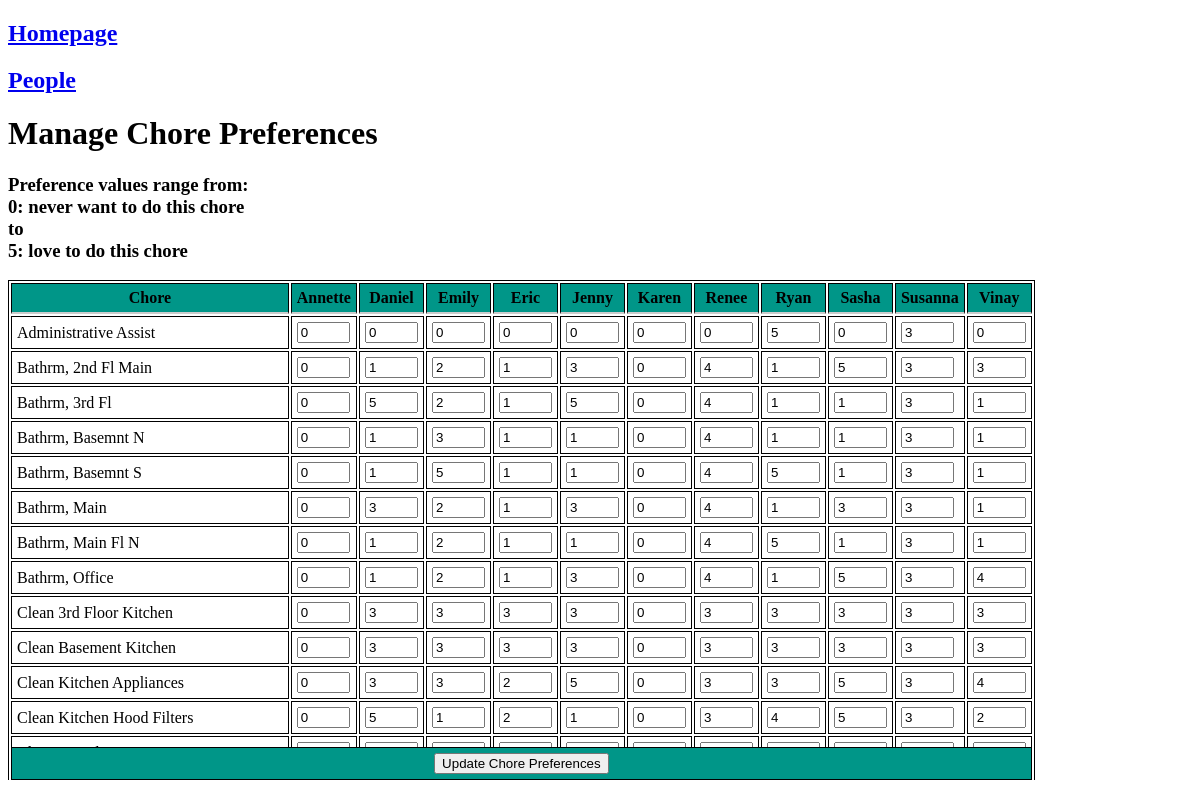
The page /prefs on the database as committed earlier.
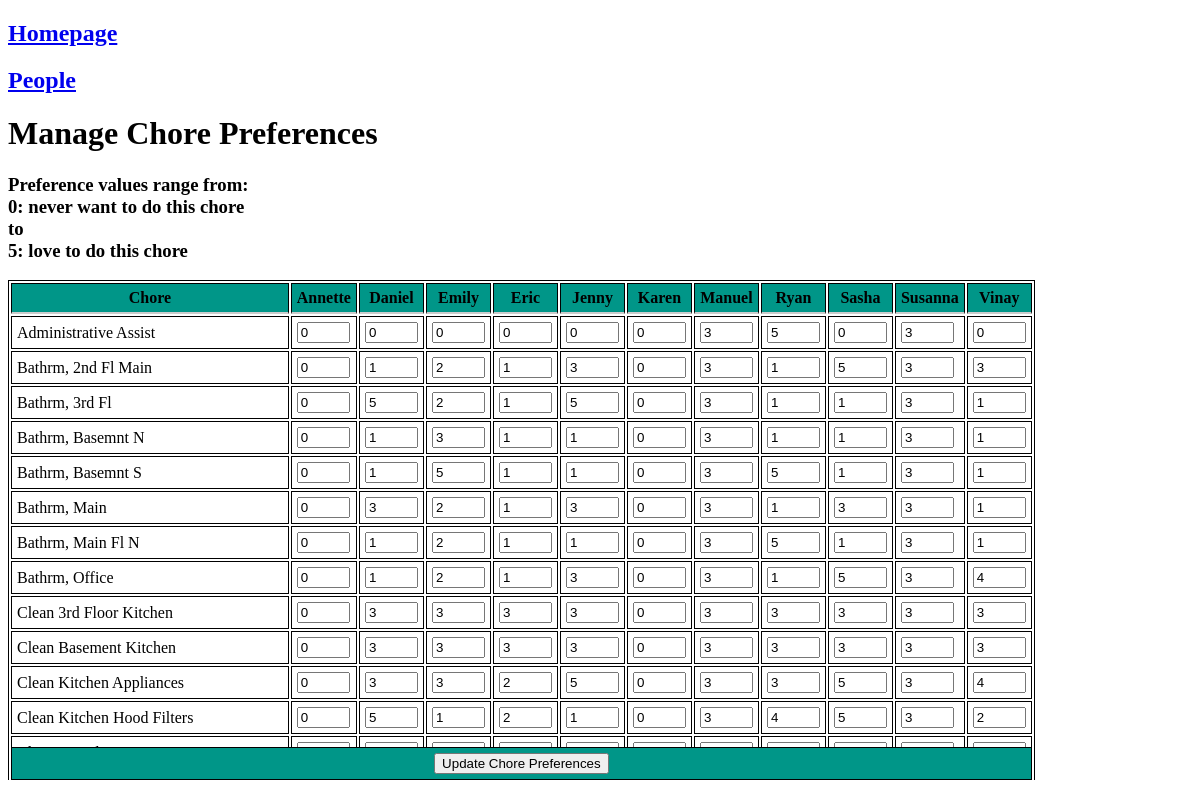
The same page on the database as committed later.
### tables this page shows
CREATE TABLE "people" (
"id" INTEGER,
  "first_name" TEXT,
  "last_name" TEXT,
  "load_fraction" REAL,
  "parent" INTEGER,
  "active" INTEGER,
  "email" TEXT
);

CREATE TABLE "preferences" (
"id" INTEGER,
  "task" TEXT,
  "task_type" TEXT,
  "person_id" INTEGER,
  "preference" INTEGER
);

### chore_chart.py (the view)
@app.route("/prefs", methods=["GET", "POST"])
def prefs():
    with sqlite3.connect(db) as con:
        cur = con.cursor()
        if request.method == 'POST':
            for pref_id, value in request.form.items():
                cur.execute(f"UPDATE preferences SET preference = {value} WHERE id = {pref_id}")
            con.commit()
        people = pd.read_sql(con=con, sql = f"SELECT * FROM people WHERE active")
        people = people.rename(columns = {'id': 'person_id'})
        prefs = pd.read_sql(con=con, sql = f"SELECT * FROM preferences")
        prefs = prefs.merge(people[['person_id','first_name']], on = 'person_id')
        prefs = prefs.sort_values(['task','first_name']).set_index(['task','first_name'])
    return render_template("prefs.html", prefs = prefs)

### templates/prefs.html (shortened to what this page needs)
<!doctype html>
<html>
<head>
  <link rel="stylesheet" href="{{ url_for('static', filename='style.css') }}">
</head>
<body>
  <h2><a href="/">Homepage</a></h2>
  <h2><a href="/people">People</a></h2>
  <h1>Manage Chore Preferences</h1>
  <h3>Preference values range from: <br>
    0: never want to do this chore
    <br>to<br>
    5: love to do this chore</h3>
  <div class="fixed-head">
  <table>
    <thead>
      <tr>
        <th>Chore</th>
	{% for name in prefs.index.levels[1] %}
	    <th>{{name}}</th>
	{% endfor %}
      </tr>
    </thead>
    <form method="POST" action="{{ url_for('prefs') }}">
    <tbody>
      {% for task in prefs.index.levels[0] %}
      <tr>
	<td>{{task}}</td>
	{% for name in prefs.index.levels[1] %}
	<td>
	  <input type="number"
		 value="{{ prefs.loc[(task, name), 'preference'] }}"
		 name="{{ prefs.loc[(task, name), 'id'] }}"
		 step="1" min="0" max="5"/>
	</td>
	{% endfor %}
      </tr>
      {% endfor %}
    </tbody>
    <tfoot>
      <tr>
	<td colspan="{{ prefs.index.levels[1].size + 1 }}" class="center-text">
	  <input type="submit" value="Update Chore Preferences">
	</td>
      </tr>
    </tfoot>
    </form>
  </table>
  </div>
</body>
</html>

Rows that differ between the two databases and show on the page:
no longer on this page (row edited): people: first_name "Renee", {{ prefs.loc[(task, name), 'preference'] }} "0", {{ prefs.loc[(task, name), 'preference'] }} "4", {{ prefs.loc[(task, name), 'preference'] }} "3", {{ prefs.loc[(task, name), 'preference'] }} "2"
added people: first_name "Manuel", {{ prefs.loc[(task, name), 'preference'] }} "3"
